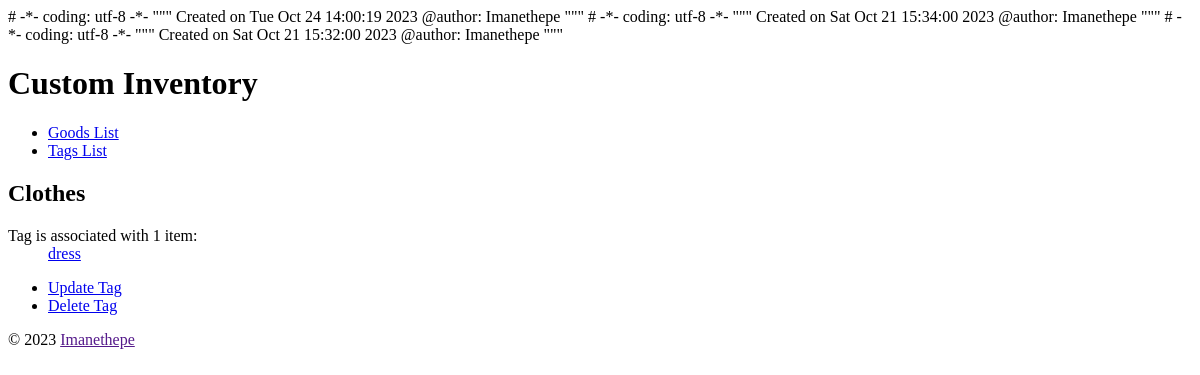
/tag/clothes/, run on an earlier commit of the app's database.
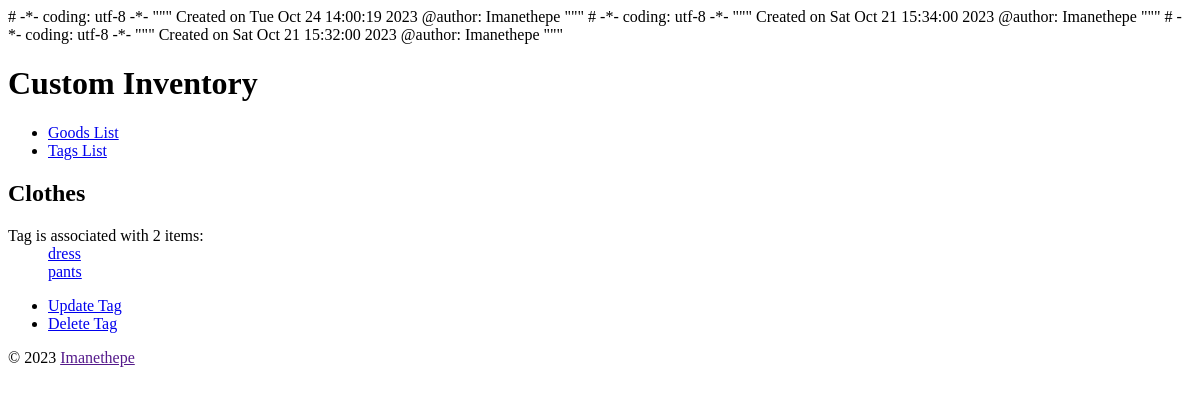
And on a later commit of the database.
### goods/models.py (models this page shows, shortened)
class Tag(models.Model):
    name = models.CharField(
        max_length=31, unique=True)
    slug = models.SlugField(
        max_length=31,
        unique=True,
        help_text='A label for URL conﬁg.')
    class Meta:
        ordering = ['name']
    def get_update_url(self):
        return reverse(
            'goods_tag_update', kwargs={'slug': self.slug})
    def get_delete_url(self):
        return reverse(
            'goods_tag_delete', kwargs={'slug': self.slug})

class Item(models.Model):
    CURRENCIES = {
        ('EUR', 'EUR'),
        ('USD', 'USD'),
        ('CAD', 'CAD')
        }
    name = models.CharField(
        max_length=31, db_index=True)
    slug = models.SlugField(
         max_length=31,
         unique=True,
         help_text='A label for URL conﬁg.')
    description = models.TextField()
    quantity = models.IntegerField(default=0)
    estimated_price = models.DecimalField(
        decimal_places=2, max_digits=5, default=0.000)
    total_item_estimated_price = models.DecimalField(
          decimal_places=2, max_digits=5, default=0.000)
    currency = models.CharField(
        max_length=255,
        default=0, choices=CURRENCIES)
    entry_date = models.DateField(
        'date of entry')
    tags = models.ManyToManyField(Tag, blank=True)
    class Meta:
        ordering = ['name']
        get_latest_by = 'entry_date'
    def get_absolute_url(self):
        return reverse(
            'goods_item_detail', kwargs={'slug': self.slug})

### goods/views.py (the view)
class TagDetail(View):
    def get(self, request, slug):
        tag = get_object_or_404(
            Tag, slug=slug)
        return render(
            request,
            'goods/tag_detail.html',
            {'tag': tag})

### goods/templates/goods/tag_detail.html (shortened to what this page needs)
 {% extends parent_template|default:"goods/base_goods.html" %}
 {% block content %}
  <h2>{{ tag.name|title }}</h2>
   {% if tag.item_set.all %}
    <section>
      <dl>
        <dt>
        Tag is associated with
        {{ tag.item_set.count }}
        item{{ tag.item_set.count|pluralize }}:
       </dt>
        {% for item in tag.item_set.all %}
         <dd><a href="{{item.get_absolute_url}}">
           {{ item.name }}
         </a></dd>
       {% endfor %}
     </dl>
    </section>
 {% endif %}
  <ul>
     <li>
       <a href="{{tag.get_update_url}}">
         Update Tag</a></li>
     <li>
       <a href="{{tag.get_delete_url}}">
         Delete Tag</a></li>
  </ul>
{% endblock %}

What changed in the data, as far as the page shows it:
computed for Tag "Clothes": item_set.count "1" → "2"
added Item: name "pants"
